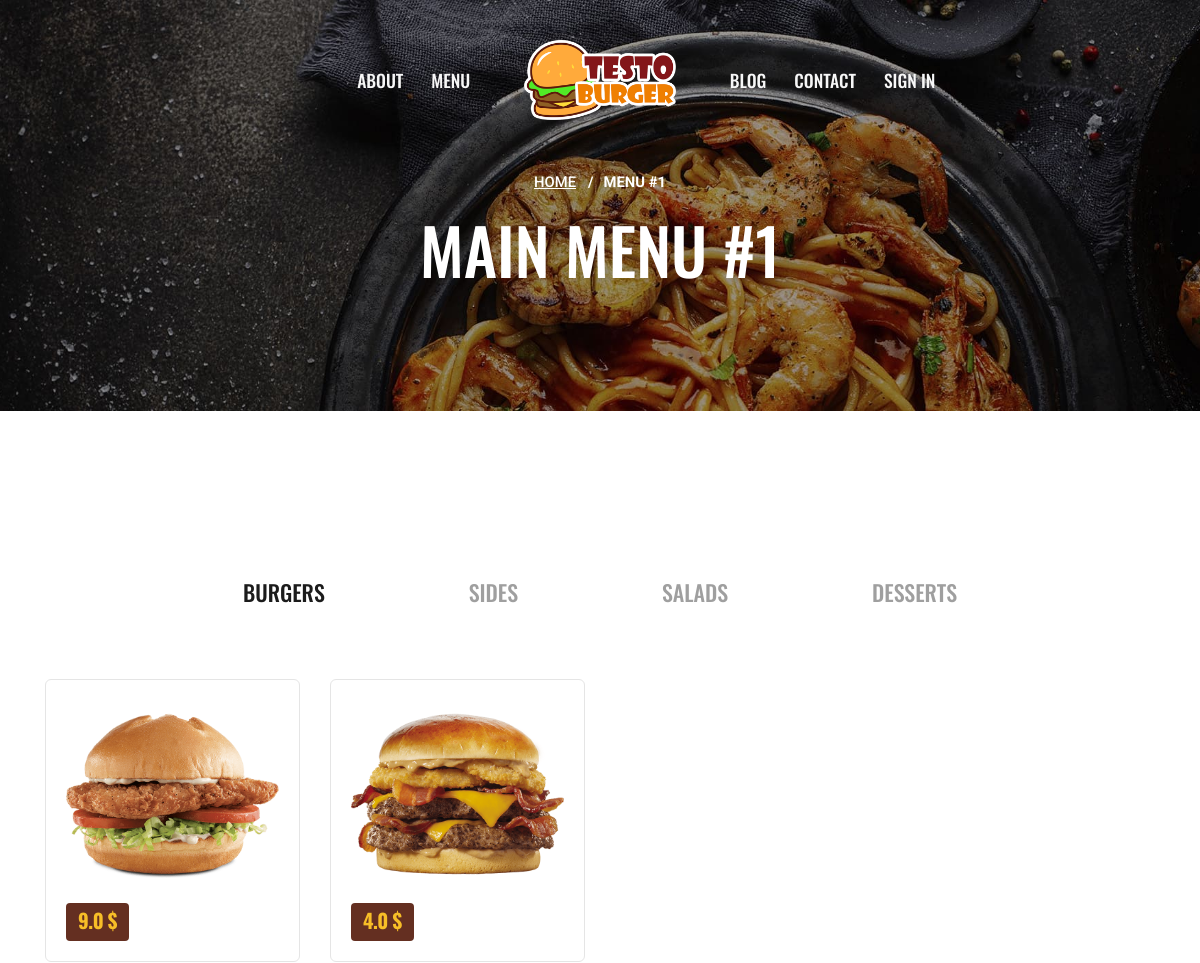
The app's page /menu/ (upper part), older data.
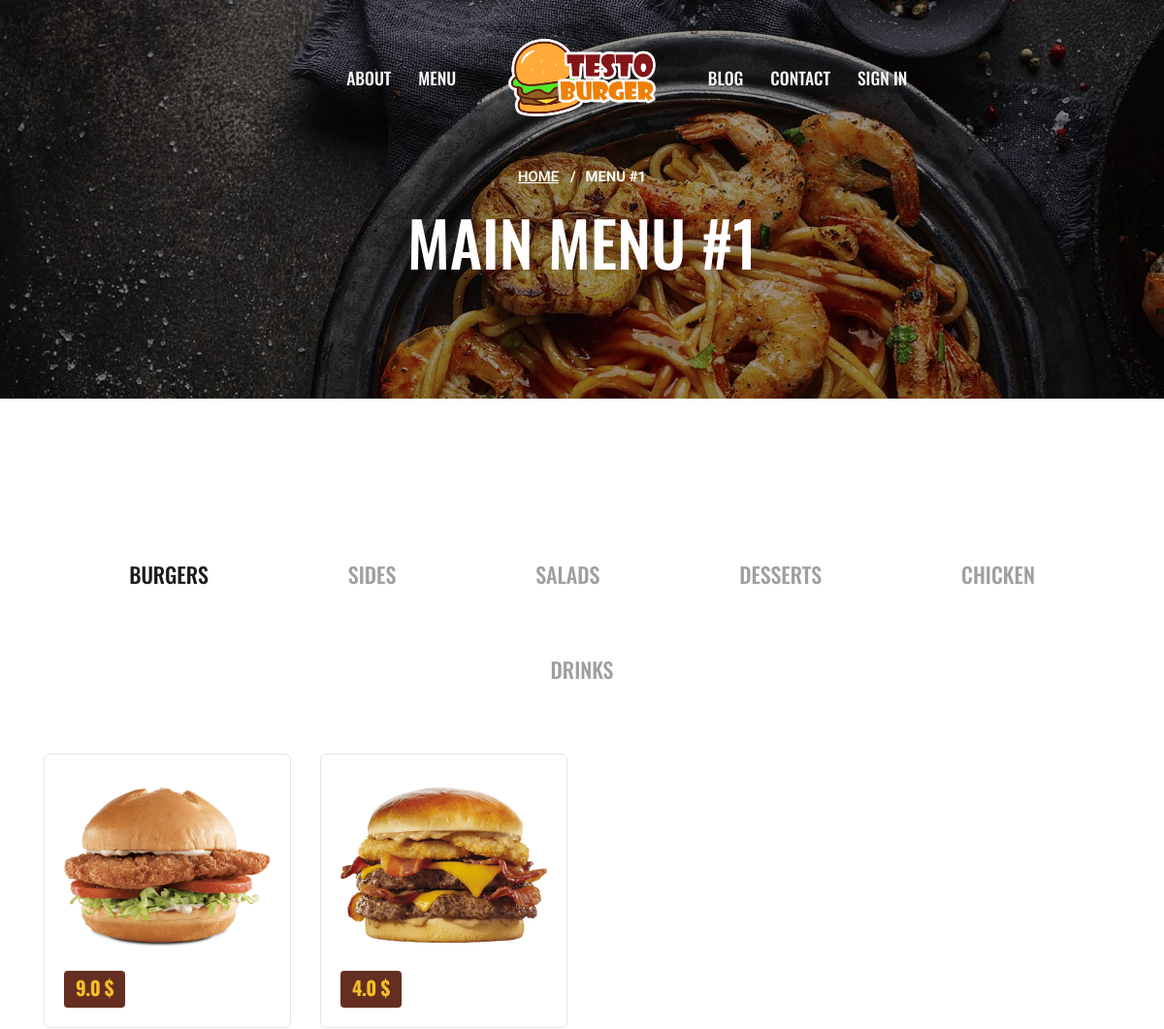
The same page, newer data.
### main/models.py (models this page shows, shortened)
class Categories(models.Model):
    image = models.CharField(max_length=25)
    name = models.CharField(max_length=25)

class Products(models.Model):
    category = models.ForeignKey(Categories, on_delete=models.CASCADE, related_name='prod_cat')
    name = models.CharField(max_length=50)
    price = models.FloatField()
    discount = models.FloatField(null=True, blank=True)
    description = models.TextField()
    portion = models.PositiveIntegerField()
    callories = models.PositiveIntegerField()

class PImanges(models.Model):
    product = models.ForeignKey(Products, on_delete=models.CASCADE, related_name='image_prod')
    image = models.ImageField(upload_to='product')

### main/views.py (the view)
# urls.py: path('menu/', MenuView.as_view()),
class MenuView(TemplateView):
    template_name = "main/menu.html"
    def get_context_data(self, **kwargs):
        context = super().get_context_data(**kwargs)
        context['categories'] = Categories.objects.all()
        return context

### templates/main/menu.html (shortened to what this page needs)
{% extends 'main/base.html' %}
{% load static %}
{% block content %}
			<div id="menu-page" class="page-hero-section division">
				<div class="container">
					<div class="row">
						<div class="col-lg-10 offset-lg-1">
							<div class="hero-txt text-center white-color">
								<div id="breadcrumb">
									<div class="row">
										<div class="col">
											<div class="breadcrumb-nav">
												<nav aria-label="breadcrumb">
												  	<ol class="breadcrumb">
												    	<li class="breadcrumb-item"><a href="demo-1.html">Home</a></li>
												    	<li class="breadcrumb-item active" aria-current="page">Menu #1</li>
												  	</ol>
												</nav>
											</div>
										</div>
									</div>
								</div>
								<h2 class="h2-xl">Main Menu #1</h2>
							</div>
						</div>
					</div>
				</div>
			</div>
			<section id="menu-8" class="wide-70 menu-section division">
				<div class="container">
					<div id="tabs-nav">
					 	<div class="row">
							<div class="col-lg-12 text-center">
						 		<ul class="tabs-1 ico-55 red-tabs clearfix">
									{% for c in categories %}
										<li class="tab-link {% if categories.first == c %} current {% endif %}" data-tab="tab-{{c.id}}">
											<span class="flaticon-{{ c.image }}"></span>
											<h5 class="h5-sm">{{ c.name }}</h5>
										</li>
									{% endfor %}
								</ul>
							</div>
						</div>
				 	</div>
				 	<div id="tabs-content">
						{% for c in categories %}
						<div id="tab-{{ c.id }}" class="tab-content {% if categories.first == c %} current {% endif %}">
							<div class="row">
								{% for p in c.prod_cat.all %}
									<div class="col-sm-6 col-lg-3">
										<div class="menu-7-item">
											<div class="menu-7-img rel">
												<a href="/product/{{ p.pk }}"><img class="img-fluid" src="{{ p.image_prod.first.image.url }}" alt="menu-image" /></a>
												<div class="menu-7-price bg-coffee">
													<h5 class="h5-xs yellow-color">{% if p.discount %}{{ p.discount }}{% else %}{{ p.price }}{% endif %} $</h5>
												</div>
												<div class="like-ico ico-20">
													<a href="#"><span class="flaticon-heart"></span></a>
												</div>
											</div>
										</div>
									</div>
								{% endfor %}
							</div>
						</div>
					{% endfor %}
				 	</div>
				</div>
			</section>
{% endblock content %}

Row changes from the older to the newer data that the page shows:
added Categories: name "CHICKEN", shown under "MAIN MENU #1"
added Categories: name "DRINKS", shown under "MAIN MENU #1"
